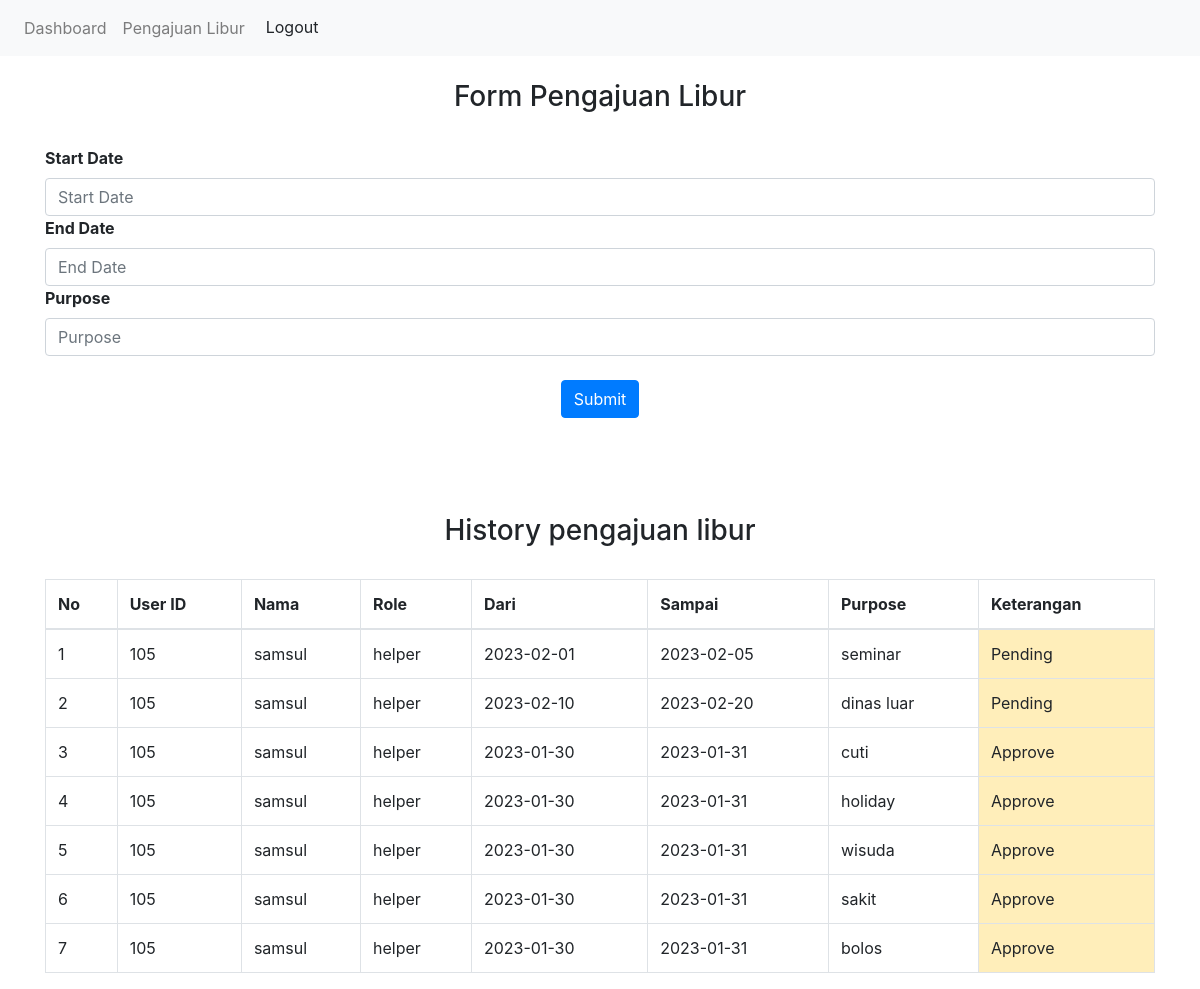
Screenshot of /dashboard/dayoff.php (signed in) with the database file from the repository.
### tables this page shows
CREATE TABLE `dayoff` (
  `id` int(11) NOT NULL,
  `user_id` int(11) NOT NULL,
  `start_date` varchar(10) NOT NULL,
  `end_date` varchar(10) NOT NULL,
  `purpose` varchar(255) NOT NULL,
  `status` varchar(25) NOT NULL DEFAULT '"Pending"'
);

CREATE TABLE `users` (
  `id` int(11) NOT NULL,
  `user_id` int(8) NOT NULL,
  `password` varchar(255) NOT NULL,
  `nama_lengkap` varchar(255) NOT NULL,
  `role` varchar(255) NOT NULL
);

### dashboard/dayoff.php (the view, shortened to what this page needs)
<?php
include("../connection.php");
$user_id = $_SESSION['user_id'];
?>
<!DOCTYPE html>
<html lang="en">
<?php
include("header.php");
include("navbar.php");
?>
<body>
    <div class="container">
        <br />
        <h3 align="center">Form Pengajuan Libur</h3>
        <br />
        <form action="" method="POST">
            <div class="row">
                <div class="col-sm-12">
                    <label for="start_date"><strong>Start Date</strong></label>
                    <input type="text" name="start_date" id="start_date" required class="form-control form-control" placeholder="Start Date">
                    <label for="end_date"><strong>End Date</strong></label>
                    <input type="text" name="end_date" id="end_date" required class="form-control form-control" placeholder="End Date">
                    <label for="purpose"><strong>Purpose</strong></label></td>
                    <input type="text" name="purpose" id="purpose" required class="form-control form-control" placeholder="Purpose">
                </div>
                <div class="col-sm-12" align="center">
                    <br>
                    <button type="sumbit" name="simpan" class="btn btn-primary">Submit</button>
                </div>
            </div>
            <br>
            <br>
            <br>
            <br>
            <h3 align="center">History pengajuan libur</h3>
            <br />
            <table class="table table-bordered table-hover">
                <thead>
                    <tr>
                        <th>No</th>
                        <th>User ID</th>
                        <th>Nama</th>
                        <th>Role</th>
                        <th>Dari</th>
                        <th>Sampai</th>
                        <th>Purpose</th>
                        <th>Keterangan</th>
                    </tr>
                </thead>
                <tbody>
                    <?php
                    $sql = "SELECT * FROM dayoff JOIN users ON users.user_id = dayoff.user_id WHERE dayoff.user_id = '$user_id'";
                    $result = $db->query($sql);
                    $no = 1;
                    foreach ($result as $data) :
                        echo "<tr class='tr'>";
                        echo "<td class='td'>" . $no++ . "</td>";
                        echo "<td class='td'>" . $data['user_id'] . "</td>";
                        echo "<td class='td'>" . $data['nama_lengkap'] . "</td>";
                        echo "<td class='td'>" . $data['role'] . "</td>";
                        echo "<td class='td'>" . $data['start_date'] . "</td>";
                        echo "<td class='td'>" . $data['end_date'] . "</td>";
                        echo "<td class='td'>" . $data['purpose'] . "</td>";
                        if ($data['status'] === "Approved") {
                            echo "<td class=" . "table-success" . ">" . $data['status'] . "</td>";
                        } else if ($data['status'] === "Rejected") {
                            echo "<td class=" . "table-danger" . ">" . $data['status'] . "</td>";
                        } else {
                            echo "<td class=" . "table-warning" . ">" . $data['status'] . "</td>";
                        }
                        echo "</tr>";
                    endforeach;
                    ?>
                </tbody>
            </table>
        </form>
    </div>
</body>
</html>

### rows the page displays
dayoff: users.user_id "105", users.nama_lengkap "samsul", users.role "helper", start_date "2023-02-01", end_date "2023-02-05", purpose "seminar", status "Pending"
dayoff: users.user_id "105", users.nama_lengkap "samsul", users.role "helper", start_date "2023-02-10", end_date "2023-02-20", purpose "dinas luar", status "Pending"
dayoff: users.user_id "105", users.nama_lengkap "samsul", users.role "helper", start_date "2023-01-30", end_date "2023-01-31", purpose "cuti", status "Approve"
dayoff: users.user_id "105", users.nama_lengkap "samsul", users.role "helper", start_date "2023-01-30", end_date "2023-01-31", purpose "holiday", status "Approve"
dayoff: users.user_id "105", users.nama_lengkap "samsul", users.role "helper", start_date "2023-01-30", end_date "2023-01-31", purpose "wisuda", status "Approve"
dayoff: users.user_id "105", users.nama_lengkap "samsul", users.role "helper", start_date "2023-01-30", end_date "2023-01-31", purpose "sakit", status "Approve"
dayoff: users.user_id "105", users.nama_lengkap "samsul", users.role "helper", start_date "2023-01-30", end_date "2023-01-31", purpose "bolos", status "Approve"
